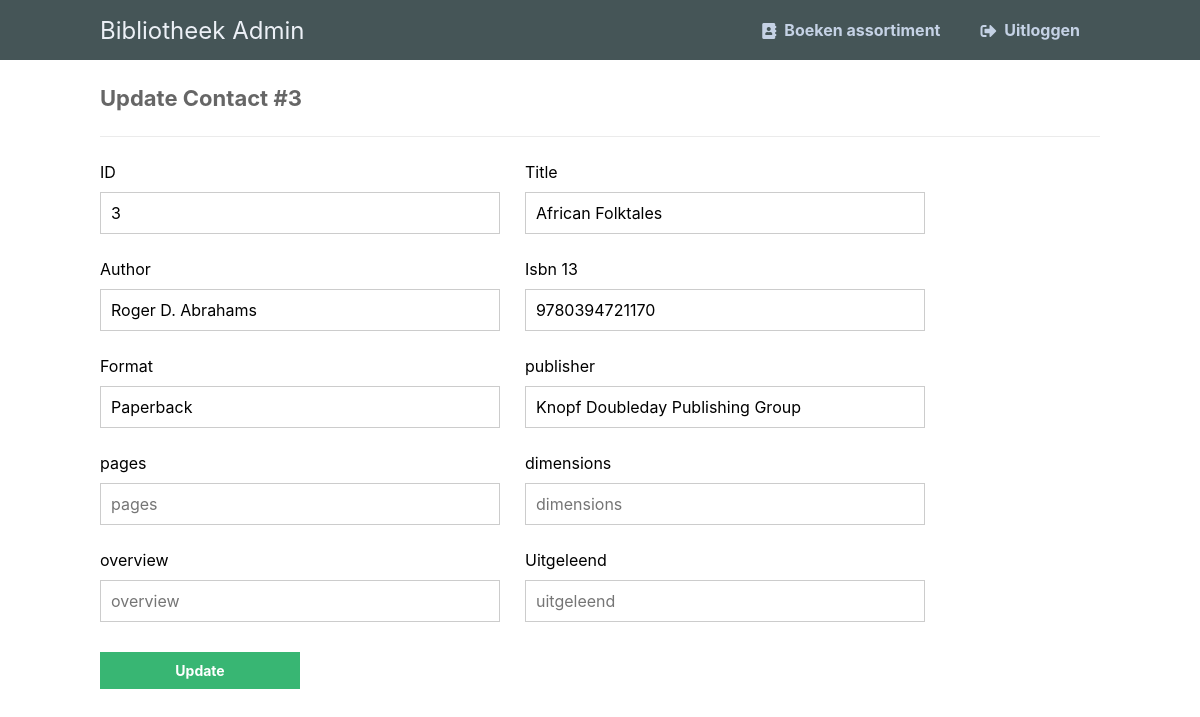
The page /admin/update.php?id=3 (signed in) on the database its author committed.
### tables this page shows
CREATE TABLE `contacts` (
  `id` int(11) NOT NULL,
  `title` varchar(255) NOT NULL,
  `author` varchar(255) NOT NULL,
  `isbn13` varchar(255) NOT NULL,
  `format` varchar(255) NOT NULL,
  `publisher` varchar(255) NOT NULL,
  `pages` varchar(255) NOT NULL,
  `dimensions` varchar(255) NOT NULL,
  `overview` varchar(255) NOT NULL,
  `uitgeleend` varchar(255) NOT NULL
);

### admin/update.php (the view, shortened to what this page needs)
<?php
include 'functions.php';
$pdo = pdo_connect_mysql();
if (isset($_GET['id'])) {
    $stmt = $pdo->prepare('SELECT * FROM contacts WHERE id = ?');
    $stmt->execute([$_GET['id']]);
    $contact = $stmt->fetch(PDO::FETCH_ASSOC);
} else {
    exit('No ID specified!');
}
?>
<?=template_header('Read')?>
<div class="content update">
	<h2>Update Contact #<?=$contact['id']?></h2>
    <form action="update.php?id=<?=$contact['id']?>" method="post">
        <label for="id">ID</label>
        <label for="name">Title</label>
        <input type="text" name="id" placeholder="1" value="<?=$contact['id']?>" id="id">
        <input type="text" name="title" placeholder="title" value="<?=$contact['title']?>" id="title">
        <label for="email">Author</label>
        <label for="phone">Isbn 13</label>
        <input type="text" name="author" placeholder="author" value="<?=$contact['author']?>" id="author">
        <input type="text" name="isbn13" placeholder="isbn13" value="<?=$contact['isbn13']?>" id="isbn13">
        <label for="title">Format</label>
        <label for="phone">publisher</label>
        <input type="text" name="format" placeholder="format" value="<?=$contact['format']?>" id="format">
        <input type="text" name="publisher" placeholder="publisher" value="<?=$contact['publisher']?>" id="publisher">
        <label for="title">pages</label>
        <label for="phone">dimensions</label>
        <input type="text" name="pages" placeholder="pages" value="<?=$contact['pages']?>" id="pages">
        <input type="text" name="dimensions" placeholder="dimensions" value="<?=$contact['dimensions']?>" id="dimensions">
        <label for="title">overview</label>
        <label for="title">Uitgeleend</label>
        <input type="text" name="overview" placeholder="overview" value="<?=$contact['overview']?>" id="overview">
        <input type="text" name="uitgeleend" placeholder="uitgeleend" value="<?=$contact['uitgeleend']?>" id="uitgeleend">
        <input type="submit" value="Update">
    </form>
</div>
<?=template_footer()?>

### assets/css/style.css (style rules this page uses)
* { box-sizing: border-box; font-family: -apple-system, BlinkMacSystemFont, "segoe ui", roboto, oxygen, ubuntu, cantarell, "fira sans", "droid sans", "helvetica neue", Arial, sans-serif; font-size: 16px; -webkit-font-smoothing: antialiased; -moz-osx-font-smoothing: grayscale; }
body { background-color: #FFFFFF; margin: 0; }
.content { width: 1000px; margin: 0 auto; }
.content h2 { margin: 0; padding: 25px 0; font-size: 22px; border-bottom: 1px solid #ebebeb; color: #666666; }
.update form { padding: 15px 0; display: flex; flex-flow: wrap; }
.update form label { display: inline-flex; width: 400px; padding: 10px 0; margin-right: 25px; }
.update form input { padding: 10px; width: 400px; margin-right: 25px; margin-bottom: 15px; border: 1px solid #cccccc; }
.update form input[type="submit"] { display: block; background-color: #38b673; border: 0; font-weight: bold; font-size: 14px; color: #FFFFFF; cursor: pointer; width: 200px; margin-top: 15px; }
body { background-color: #ffffff; }

### rows shown on the page
contacts: id "3", title "African Folktales", author "Roger D. Abrahams", isbn13 "9780394721170", format "Paperback", publisher "Knopf Doubleday Publishing Group"
